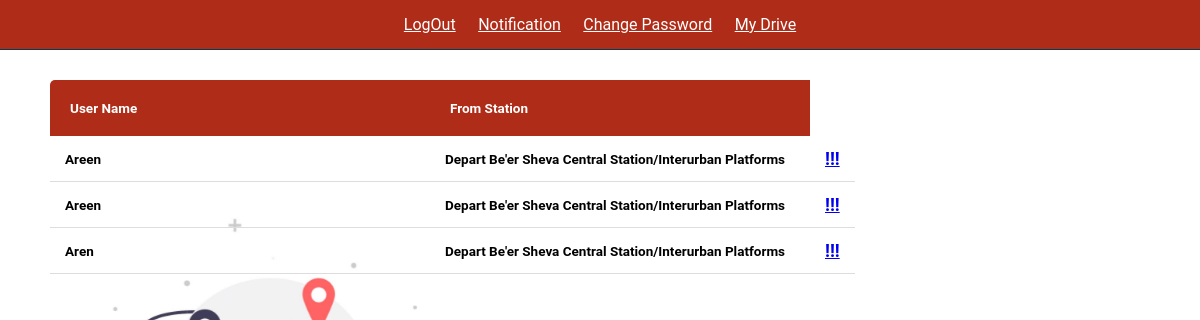
/PassengerListForDriver/388, run on the app's committed database.
### project/models.py (models this page shows)
class Trip(models.Model):
    username=models.CharField(max_length=100,default='')
    To=models.CharField(max_length=100,default='')
    From=models.CharField(max_length=100,default='')
    BusLine=models.CharField(max_length=100,default='')
    Driver=models.CharField(max_length=100,default='')
    DateTime=models.DateTimeField()
    class Meta:
        db_table = 'Trips'

### project/views.py (the view)
# urls.py: path('PassengerListForDriver/<int:bus>',views.PassengerListForDriver
def PassengerListForDriver(request,bus):
    trips= Trip.objects.filter(BusLine=bus)
    return render(request,'project/PassengerListForDriver.html',{'trips':trips})

### project/templates/project/PassengerListForDriver.html (shortened to what this page needs)
{% load static %}
<!DOCTYPE html>
<html lang="en">
    <head>
    </head>
    <body style="background-image:url('{% static 'img/unnamed.jpg' %}'); background-repeat: no-repeat; background-size:100%;">
        <br>
    <br>
        <table class="content-table">
    <thead>
        <br>
        <br>
      <tr>
        <th><h2>User Name</h2></th>
        <th><h2>From Station</h2></th>
      </tr>
    </thead>
    <br>
    {% for trip in trips%}
    <tr>
     <td>
        <h2>{{trip.username}}</h2>
     </td>
     <td>
      <h2>{{trip.From}}</h2>
   </td>
      <td>
        <h1><a href="{% url 'report' trip.id %}" class="btn btn-danger" >    !!! </a></h1>
      </td>
    </tr>
      {% endfor %}
  </table>
    <form action="" method="POST">
        <header class="header">
            <nav class="navbar">
                <a href="/logoutUser">LogOut</a>
                <a href="/DriverNotification">Notification</a>
                <a href="/DriverChangePassword">Change Password</a>
                 <a href="/MyDrive">My Drive</a>
            </nav>
             <br>
        </header>
    </body>
</html>

### project/templates/project/PassengerListForDriver.html (style rules this page uses)
:root { --main-color:#6283a1; --black: #13131a; --bg:#010103; --border: .1rem solid rgb(4, 62, 80); }
* { font-family: 'Roboto',sans-serif; margin: 0; padding: 0; box-sizing: border-box; outline: none; border: none; text-transform: capitalize; transition: .2s linear; }
html { font-size: 62.5%; overflow-x: hidden; scroll-padding-top: 9rem; scroll-behavior: smooth; }
.header { background: #AF2D18; display: flex; align-items: center; justify-content: space-between; padding: 1.5rem 7%; border-bottom: var(--border); position: fixed; top: 0; left:0; right:0; z-index: 1000; }
.header .navbar a { margin: 0 1rem; font-size: 1.6rem; color:#fff; }
.content-table { border-collapse: collapse; margin: 25px 0; font-size: 0.9em; min-width: 800px; border-radius: 5px 5px 0 0; overflow: hidden; margin-left:50px; }
.content-table thead tr { background-color: #AF2D18; color: #ffffff; text-align: left; font-weight: bold; }
.content-table th { width: 380px; padding: 20px; margin: 25px auto; }
.content-table td { padding: 12px 15px; }
.content-table tbody tr { border-bottom: 1px solid #dddddd; }

### data on the page
Trip: username "Areen", From "Depart Be'er Sheva Central Station/Interurban Platforms"
Trip: username "Areen", From "Depart Be'er Sheva Central Station/Interurban Platforms"
Trip: username "Aren", From "Depart Be'er Sheva Central Station/Interurban Platforms"
